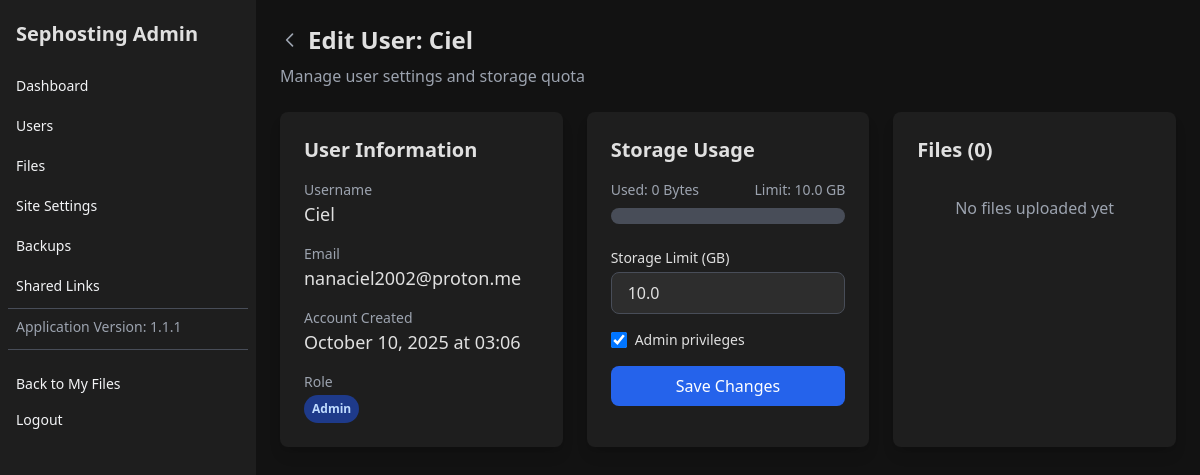
Screenshot of /admin/user/591b81d4-ec37-4183-b3aa-2d6c06b2faf1 (signed in) with the database file from the repository.
### models.py (models this page shows)
class BaseModel(db.Model):
    __abstract__ = True
    id = db.Column(db.String(36), primary_key=True, default=lambda: str(uuid.uuid4()), unique=True, nullable=False)

class User(BaseModel, UserMixin):
    username = db.Column(db.String(80), unique=True, nullable=False)
    email = db.Column(db.String(120), unique=True, nullable=False)
    password_hash = db.Column(db.String(128), nullable=False)
    is_admin = db.Column(db.Boolean, default=False)
    is_first_login = db.Column(db.Boolean, default=False)  # To track first login
    storage_limit = db.Column(db.BigInteger, default=5 * 1024 * 1024 * 1024)  # 5GB in bytes
    created_at = db.Column(db.DateTime, default=datetime.utcnow)
    files = db.relationship('UserFile', backref='user', lazy=True, cascade="all, delete-orphan")
    def get_used_storage(self):
        total_size = 0
        for file in self.files:
            try:
                if os.path.exists(file.filepath):
                    total_size += os.path.getsize(file.filepath)
            except (OSError, IOError):
                pass
        return total_size
    def get_storage_percentage(self):
        if self.storage_limit == 0:  # Prevent division by zero
            return 100
        return min(100, (self.get_used_storage() / self.storage_limit) * 100)

### app.py (the view, shortened to what this page needs)
@app.route('/admin/user/<string:user_id>', methods=['GET', 'POST'])
@login_required
@admin_required
def admin_edit_user(user_id):
    user = User.query.get_or_404(user_id)
    user_files = UserFile.query.filter_by(user_id=user.id).all()
    used_storage = user.get_used_storage()
    footer_text = SiteSettings.get_setting('footer_text', 'Sephosting - Secure Cloud Storage')
    return render_template(
        'admin/edit_user.html',
        user=user,
        files=user_files,
        used_storage=humanize.naturalsize(used_storage),
        storage_limit_gb=user.storage_limit / (1024 * 1024 * 1024),
        storage_percent=user.get_storage_percentage(),
        footer_text=footer_text,
        now=datetime.utcnow()
    )

### app.py (called while the page is built, shortened)
@app.context_processor
def inject_csrf_token():
    return {'csrf_token': lambda: generate_csrf()}

@app.before_request
def enforce_session_security():
    if request.endpoint in {'static'} or request.endpoint is None:
        return None
    session.permanent = True
    app.permanent_session_lifetime = timedelta(minutes=30)
    session.modified = True
    if not current_user.is_authenticated:
        return None
    last_activity = session.get('last_activity')
    now_ts = int(time.time())
    session['last_activity'] = now_ts

@login_manager.user_loader
def load_user(user_id):
    user = User.query.get(user_id)
    if user is None:
        return None
    return user

def admin_required(f):
    @wraps(f)
    def decorated_function(*args, **kwargs):
        if not current_user.is_authenticated:
            return redirect(url_for('login'))
        if not current_user.is_admin:
            flash('You do not have permission to access this page.', 'error')
            return redirect(url_for('dashboard'))
        return f(*args, **kwargs)
    return decorated_function

@app.template_filter('datetime_format')
def datetime_format(value, format='%B %d, %Y at %H:%M'):
    if value is None:
        return ""
    return value.strftime(format)

### models.py (called while the page is built)
    @classmethod
    def get_setting(cls, key, default=None):
        setting = cls.query.filter_by(setting_key=key).first()
        if setting:
            return setting.setting_value
        return default

### templates/admin/edit_user.html (shortened to what this page needs)
{% extends "admin/layout.html" %}
{% block content %}
<div class="mb-6">
    <div class="flex items-center">
        <a href="{{ url_for('admin_users') }}" class="text-gray-400 hover:text-gray-300 mr-2">
            <svg class="w-5 h-5" fill="none" stroke="currentColor" viewBox="0 0 24 24">
                <path stroke-linecap="round" stroke-linejoin="round" stroke-width="2" d="M15 19l-7-7 7-7"></path>
            </svg>
        </a>
        <h1 class="text-2xl font-bold">Edit User: {{ user.username }}</h1>
    </div>
    <p class="text-gray-400 mt-2">Manage user settings and storage quota</p>
</div>
<div class="grid grid-cols-1 lg:grid-cols-3 gap-6">
    <div class="bg-dark-800 p-6 rounded-lg shadow-lg">
        <h2 class="text-xl font-semibold mb-4">User Information</h2>
        <div class="space-y-4">
            <div>
                <p class="text-sm text-gray-400">Username</p>
                <p class="text-lg font-medium">{{ user.username }}</p>
            </div>
            <div>
                <p class="text-sm text-gray-400">Email</p>
                <p class="text-lg font-medium">{{ user.email }}</p>
            </div>
            <div>
                <p class="text-sm text-gray-400">Account Created</p>
                <p class="text-lg font-medium">{{ user.created_at|datetime_format }}</p>
            </div>
            <div>
                <p class="text-sm text-gray-400">Role</p>
                <p class="text-lg font-medium">
                    <span class="px-2 py-1 inline-flex text-xs leading-5 font-semibold rounded-full {{ 'bg-blue-900 text-blue-200' if user.is_admin else 'bg-dark-600 text-gray-300' }}">
                        {{ "Admin" if user.is_admin else "User" }}
                    </span>
                </p>
            </div>
        </div>
    </div>
    <div class="bg-dark-800 p-6 rounded-lg shadow-lg">
        <h2 class="text-xl font-semibold mb-4">Storage Usage</h2>
        <div class="mb-6">
            <div class="flex justify-between mb-2">
                <span class="text-sm text-gray-400">Used: {{ used_storage }}</span>
                <span class="text-sm text-gray-400">Limit: {{ storage_limit_gb|round(1) }} GB</span>
            </div>
            <div class="w-full bg-dark-600 rounded-full h-4">
            </div>
        </div>
        <form method="POST" action="{{ url_for('admin_edit_user', user_id=user.id) }}">
            <div class="mb-4">
                <label for="storage_limit" class="block text-sm font-medium mb-1">Storage Limit (GB)</label>
                <input type="number" name="storage_limit" id="storage_limit" min="1" step="0.5" value="{{ storage_limit_gb }}"
                    class="w-full bg-dark-700 border border-dark-600 rounded-lg px-4 py-2 focus:ring-2 focus:ring-blue-500 focus:border-transparent"
                    required>
            </div>
            <div class="mb-4">
                <label class="flex items-center">
                    <input type="checkbox" name="is_admin" class="h-4 w-4 bg-dark-700 border-dark-600 rounded"
                        {% if user.is_admin %}checked{% endif %}>
                    <span class="ml-2 text-sm">Admin privileges</span>
                </label>
            </div>
            <button type="submit"
                class="w-full bg-blue-600 hover:bg-blue-700 text-white font-medium py-2 px-4 rounded-lg transition-colors duration-300">
                Save Changes
            </button>
        </form>
    </div>
    <div class="bg-dark-800 p-6 rounded-lg shadow-lg">
        <h2 class="text-xl font-semibold mb-4">Files ({{ files|length }})</h2>
        {% if files %}
            <div class="overflow-y-auto max-h-96">
                <div class="space-y-3">
                    {% for file in files %}
                    <div class="bg-dark-700 p-3 rounded-lg">
                        <div class="flex items-start justify-between">
                            <div class="flex-1">
                                <h3 class="font-medium truncate" title="{{ file.filename }}">{{ file.filename }}</h3>
                                <p class="text-xs text-gray-400">{{ file.uploaded_at|datetime_format }}</p>
                                <p class="text-xs text-gray-400">{{ (file.filesize / 1024 / 1024)|round(2) }} MB</p>
                            </div>
                            <div class="flex space-x-2">
                                <a href="{{ url_for('download', file_id=file.id) }}" class="text-blue-400 hover:text-blue-300 text-sm">
                                    Download
                                </a>
                                <form method="POST" action="{{ url_for('delete_file', file_id=file.id) }}" class="inline">
                                    <input type="hidden" name="csrf_token" value="{{ csrf_token() }}">
                                    <button type="submit" class="text-red-400 hover:text-red-300 text-sm"
                                        onclick="return confirm('Are you sure you want to delete this file?')">
                                        Delete
                                    </button>
                                </form>
                            </div>
                        </div>
                    </div>
                    {% endfor %}
                </div>
            </div>
        {% else %}
            <p class="text-gray-400 text-center py-4">No files uploaded yet</p>
        {% endif %}
    </div>
</div>
{% endblock %}

### static/style.css (style rules this page uses)
:root { --dark-bg-primary: #121212; --dark-bg-secondary: #1e1e1e; --dark-bg-tertiary: #2d2d2d; --dark-text-primary: #e0e0e0; --dark-text-secondary: #a0a0a0; --dark-border: #333333; --dark-accent: #3366cc; --dark-accent-hover: #2a52a3; --breakpoint-sm: 640px; --breakpoint-md: 768px; --breakpoint-lg: 1024px; --breakpoint-xl: 1280px; }
html.dark, html.dark body { background-color: var(--dark-bg-primary); color: var(--dark-text-primary); }
.grid > div { animation: fadeIn 0.3s ease-out; }
button { transition: transform 0.2s ease; }
* { transition: background-color 0.2s ease, color 0.2s ease, border-color 0.2s ease, box-shadow 0.2s ease; }

### rows the page displays
User: username "Ciel", email "nanaciel2002@proton.me", created_at "October 10, 2025 at 03:06", is_admin "Admin", is_admin "☑"

### other values shown
{{ used_storage }} "0 Bytes"
{{ storage_limit_gb|round(1) }} "10.0"
{{ files|length }} "0"
